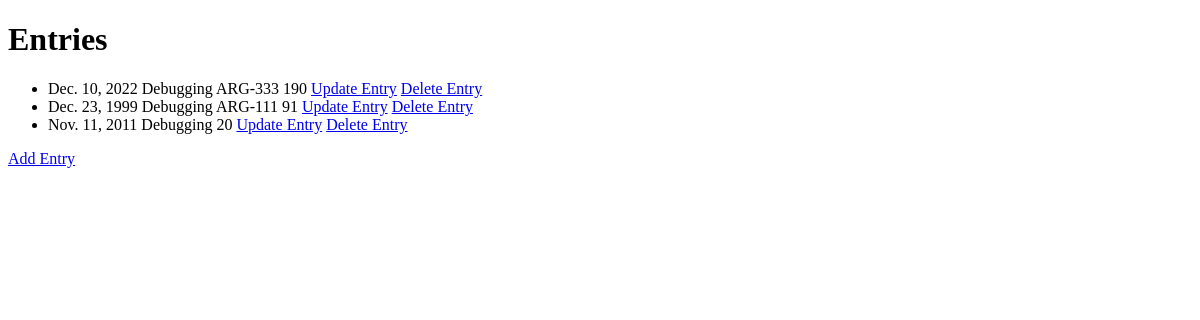
Page /entries/ on the earlier database version.
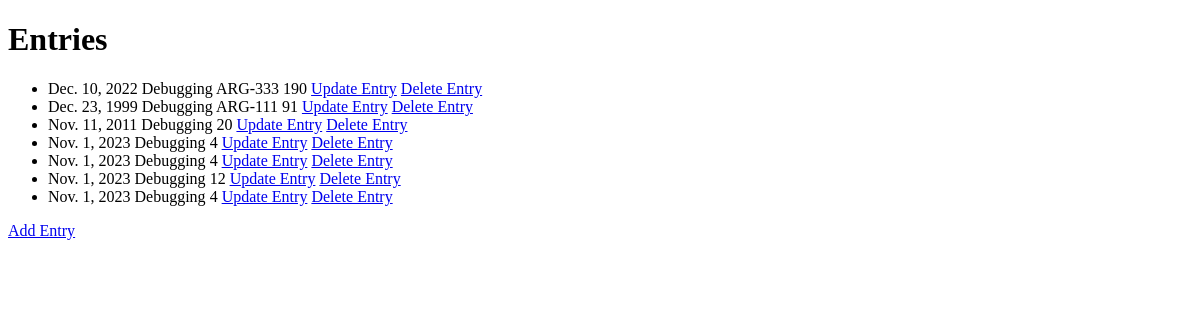
Same page on the later database version.
### entries/models.py (models this page shows)
class Entry(models.Model):
  date = models.DateField(default=datetime.date.today)
  purpose = models.CharField(max_length=255)
  time_on_task = models.IntegerField(default=0)

### entries/views.py (the view)
# urls.py: path('entries/', views.entries, name='entries'),
def entries(request):
    myentries = Entry.objects.all().values()
    template = loader.get_template('index.html')
    context = {}
    if request.method == "POST":
        form = RegisterForm(request.POST)
        if form.is_valid():
            form.save()
        else:
            print(form.errors)
    if myentries is not None:
        context = {
            'myentries': myentries
        }
    else:
        context = {
            'myentries': None,
        }
    return HttpResponse(template.render(context, request))

### entries/templates/index.html (shortened to what this page needs)
<!DOCTYPE html>
<html lang="en">
<head>
</head>
<body>
<h1>Entries</h1>
<ul>
    {% if myentries %}
      {% for x in myentries %}
        <li>{{ x.date }} {{ x.purpose }} {{ x.time_on_task }}
            <a href="{% url 'entry_update' item_id=x.id %}">Update Entry</a>
            <a href="{% url 'entry_delete' item_id=x.id %}">Delete Entry</a>
        </li>
      {% endfor %}
    {% endif %}
</ul>
<a href="/entries/add/">Add Entry</a>
</body>
</html>

Differences in the rows shown:
added Entry: date "Nov. 1, 2023", purpose "Debugging", time_on_task "4"
added Entry: date "Nov. 1, 2023", purpose "Debugging", time_on_task "4"
added Entry: date "Nov. 1, 2023", purpose "Debugging", time_on_task "12"
added Entry: date "Nov. 1, 2023", purpose "Debugging", time_on_task "4"
